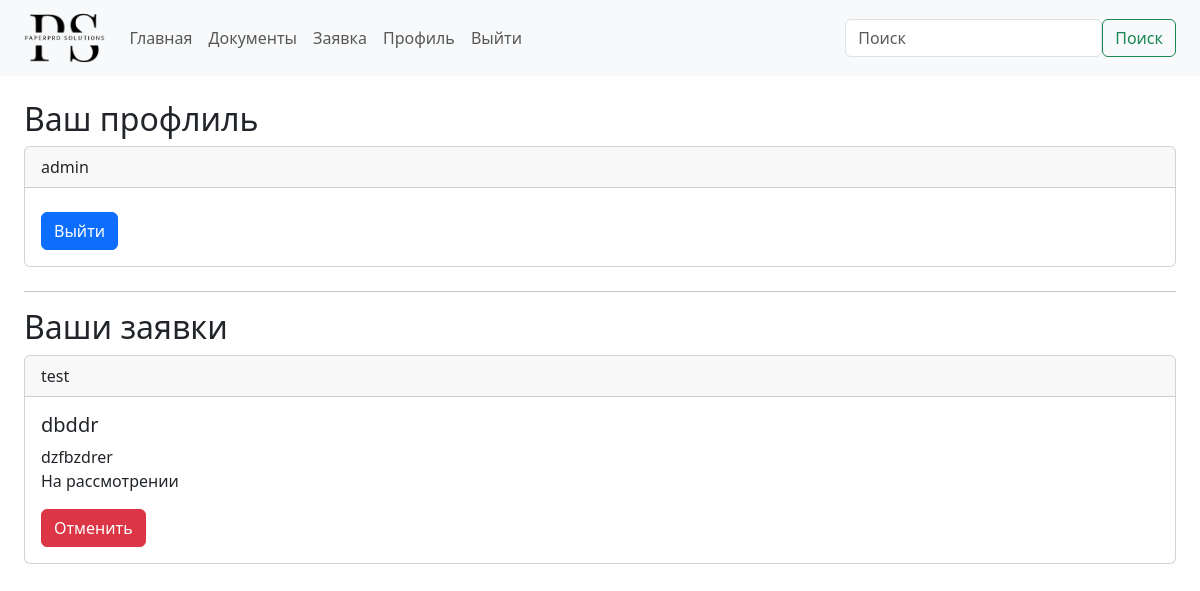
Page /account/ (signed in) on the earlier database version.
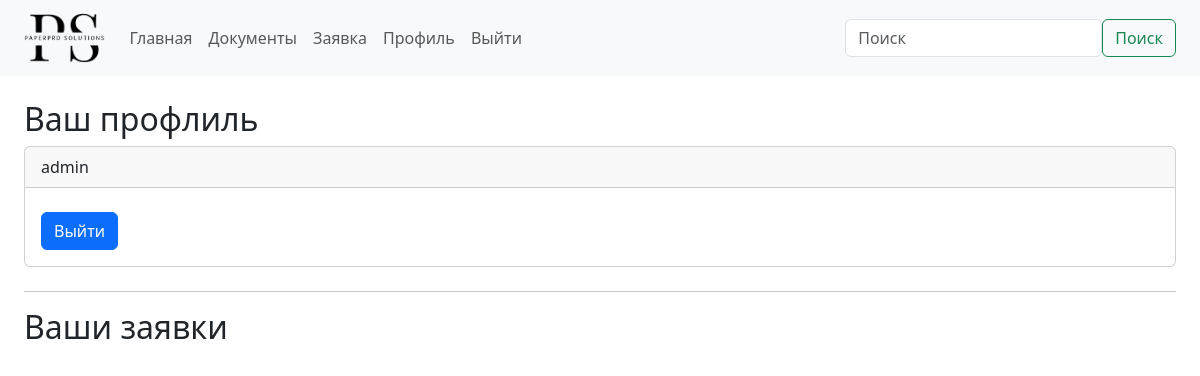
Same page on the later database version.
### applications/models.py (models this page shows, shortened)
class Applications(models.Model):
    full_name = models.CharField('ФИО', max_length=256)
    date_birth = models.DateField('Дата рождения')
    passport_series = models.CharField('Серия паспорта', max_length=4)
    passport_number = models.CharField('Номер паспорта', max_length=6)
    phone = models.CharField('Номер телефона', max_length=11)
    address = models.CharField('Адрес проживания', max_length=256)
    document_id = models.ForeignKey(Documents, on_delete=models.CASCADE)
    files = models.FileField('Файл')
    comment = models.TextField('Комментарий')
    user_id = models.ForeignKey(User, on_delete=models.CASCADE)
    status_id = models.ForeignKey(Status, on_delete=models.CASCADE, default=1)
    class Meta:
        verbose_name = 'Заявка'
        verbose_name_plural = 'Заявки'

class Status(models.Model):
    title = models.CharField('Статус', max_length=32)
    def __str__(self):
        return self.title
    class Meta:
        verbose_name = 'Статус заявки'
        verbose_name_plural = 'Статусы заявок'

### documents/models.py (models this page shows)
class Documents(models.Model):
    image = models.ImageField('Изображение', upload_to='images/')
    title = models.CharField('Название документа', max_length=128)
    body = models.TextField('Описание документа')
    deadline = models.CharField('Сроки выдачи', max_length=32)
    def __str__(self):
        return self.title
    class Meta:
        verbose_name = 'Документ'
        verbose_name_plural = 'Документы'

### account/views.py (the view)
# urls.py: path('', account_view, name='account')
def account_view(request):
    current_user = request.user
    app_mod = Applications.objects.filter(user_id=current_user)
    if request.user.is_authenticated:
        username = request.user.username
        name = request.user.first_name
        last_name = request.user.last_name
        user_id = request.user.id
    return render(request, 'account/account.html', {'username': username,
                                                    'name': name,
                                                    'last_name': last_name,
                                                    'user_id': user_id,
                                                    'app_mod': app_mod})

### account/templates/account/account.html (shortened to what this page needs)
{% extends 'root.html' %}
    {% block content %}
    <div>
        <h2>Ваш профлиль</h2>
        <div>
            <div class="card">
                <div class="card-header">
                    {{ username }}
                </div>
                <div class="card-body">
                    <a href="{% url 'auth:logout' %}" class="btn btn-primary">Выйти</a>
                </div>
            </div>
        </div>
    </div>
    <hr style="" class="w-100 mt-4 mb-3">
    <div>
        <h2>Ваши заявки</h2>
        <div>
            {% for el in app_mod %}
            <div class="card">
                <div class="card-header">
                    {{ el.document_id }}
                </div>
                <div class="card-body">
                    <h5 class="card-title">{{ el.full_name }}</h5>
                    <p class="card-text">{{ el.comment }} <br> {{ el.status_id }}</p>
                    <a href="{% url 'applications:app_delete' el.id %}" class="btn btn-danger">Отменить</a>
                </div>
            </div>
            {% endfor %}
        </div>
    </div>
    {% endblock %}

Differences in the rows shown:
removed Applications: document_id "test", full_name "dbddr", comment "dzfbzdrer", status_id "На рассмотрении"
